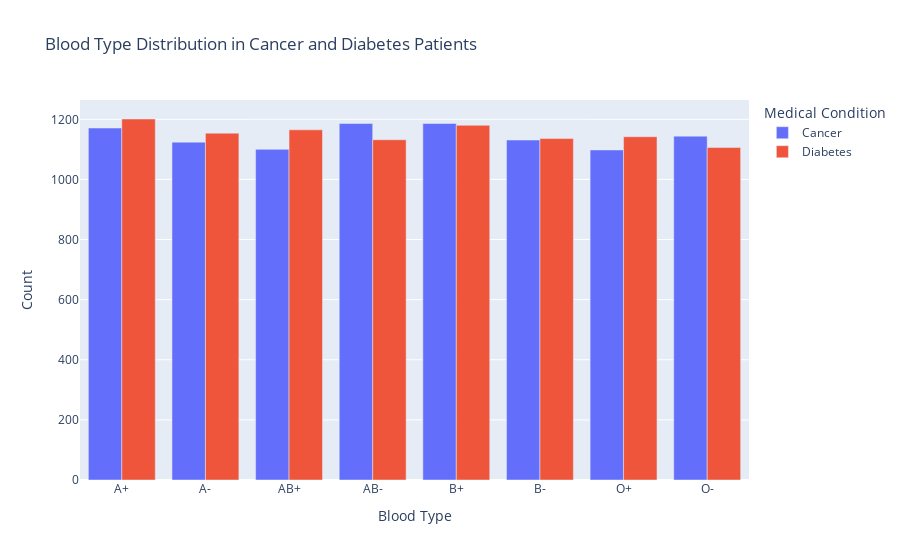

Here is the notebook cell this chart was saved with:
### Code cell
import plotly.express as px
fig=px.bar(blood_counts , x='Blood Type',y='Count' , color= 'Medical Condition',title='Blood Type Distribution in Cancer and Diabetes Patients')
fig.update_layout(barmode='group')
fig.show()

### Figure 1 — Plotly figure (JSON) as saved in the notebook; plotly's stock layout.template omitted (floating-point values rounded to 4 significant figures)
{"data": [{"alignmentgroup": "True", "hovertemplate": "Medical Condition=Cancer<br>Blood Type=%{x}<br>Count=%{y}<extra></extra>", "legendgroup": "Cancer", "marker": {"color": "#636efa", "pattern": {"shape": ""}}, "name": "Cancer", "offsetgroup": "Cancer", "orientation": "v", "showlegend": true, "textposition": "auto", "type": "bar", "x": ["A+", "A-", "AB+", "AB-", "B+", "B-", "O+", "O-"], "xaxis": "x", "y": [1171, 1124, 1100, 1186, 1186, 1131, 1098, 1144], "yaxis": "y"}, {"alignmentgroup": "True", "hovertemplate": "Medical Condition=Diabetes<br>Blood Type=%{x}<br>Count=%{y}<extra></extra>", "legendgroup": "Diabetes", "marker": {"color": "#EF553B", "pattern": {"shape": ""}}, "name": "Diabetes", "offsetgroup": "Diabetes", "orientation": "v", "showlegend": true, "textposition": "auto", "type": "bar", "x": ["A+", "A-", "AB+", "AB-", "B+", "B-", "O+", "O-"], "xaxis": "x", "y": [1201, 1154, 1165, 1132, 1180, 1136, 1142, 1106], "yaxis": "y"}], "layout": {"autosize": true, "barmode": "group", "legend": {"title": {"text": "Medical Condition"}, "tracegroupgap": 0}, "title": {"text": "Blood Type Distribution in Cancer and Diabetes Patients"}, "xaxis": {"anchor": "y", "autorange": true, "domain": [0, 1], "range": [-0.5, 7.5], "title": {"text": "Blood Type"}, "type": "category"}, "yaxis": {"anchor": "x", "autorange": true, "domain": [0, 1], "range": [0, 1264.0], "title": {"text": "Count"}, "type": "linear"}}}
